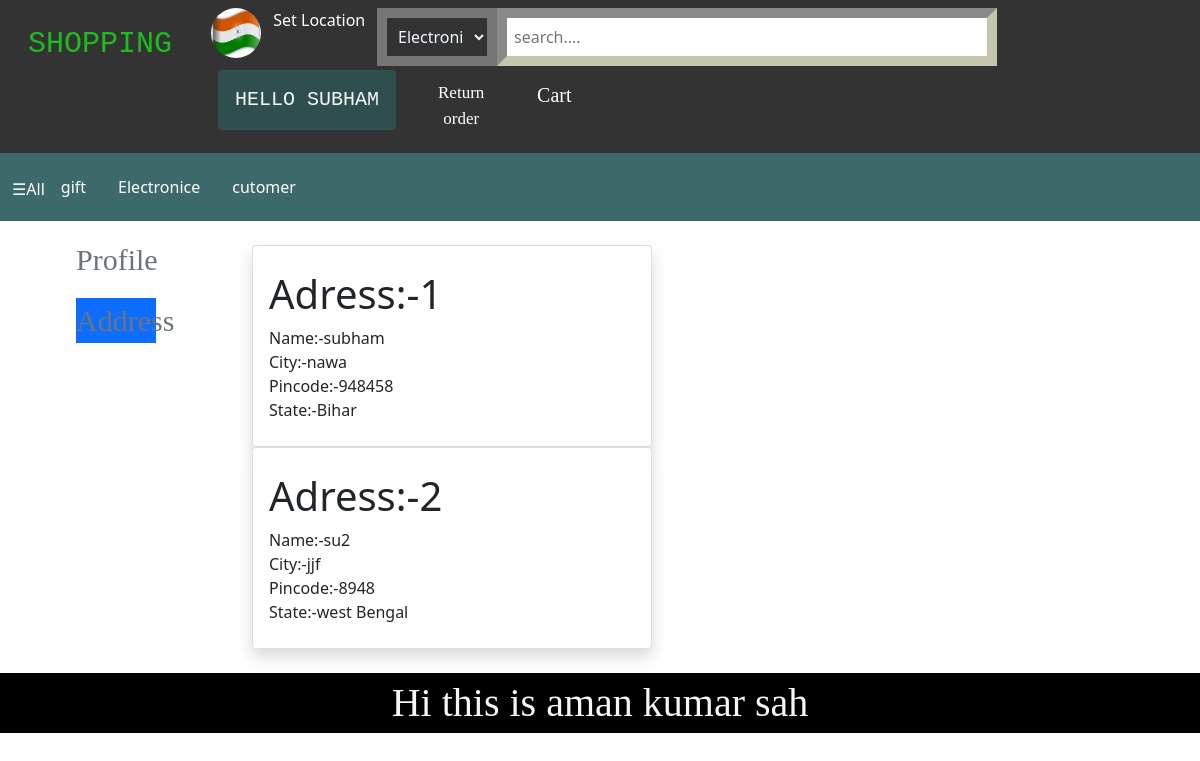
The page /Adress/ (signed in) on the database its author committed.
### enroll/models.py (models this page shows)
class Customer(models.Model):
    user =models.ForeignKey(User, on_delete=models.CASCADE)
    Name=models.CharField(max_length=100)
    City = models.CharField(max_length=100)
    Pin_code=models.IntegerField()
    State = models.CharField(choices=State_choice,max_length=100)

### enroll/views.py (the view)
# urls.py: path('Adress/',views.Adress,name='adress'),
def Adress(request):
    user=request.user
    customer=Customer.objects.filter(user=user)
    return render(request,'enroll/Adress.html',{'customer':customer,'active':'btn-primary'})

### enroll/templates/enroll/Adress.html
{% extends 'enroll/base.html' %}
{% load static %}
{% block content %}
  <div class="container-fluid">
    <div class="row">
      <div class="col-2 my-3 mx-3">
          <div><a class="text-secondary mx-5"style=" font-size:30px;font-family: 'Times New Roman', Times, serif; text-decoration:none; "href="{% url 'profile' %}">Profile</a></div>
          <div class="my-3 mx-5 {{active}}"><a class="text-secondary"style="font-family: 'Times New Roman', Times, serif; font-size:30px;text-decoration:none; " href="#">Address</a></div>
      </div>
      <div class="col-8 my-4">
        {% for cutomer in customer %}
          <div class="card shadow px-3 py-4 mx-2" style="width:400px; float:left;">
              <h1>Adress:-{{forloop.counter}}</h1>
              <span>Name:-{{cutomer.Name}}</span>
              <span>City:-{{cutomer.City}}</span>
              <span>Pincode:-{{cutomer.Pin_code}}</span>
              <span>State:-{{cutomer.State}}</span>
            </div>
              {% endfor %}
      </div>
    </div>
  </div>
{% endblock content %}

### enroll/templates/enroll/nav.html (shortened to what this page needs)
{% load static %}
<ul id="nav">
    <li class="shope"><a href="{% url 'home' %}">Shopping</a></li>
    <li class="flage"><img  src="{% static 'enroll/img/flag.jpg' %}" alt="" srcset=""></li>
    <li id="setlocation" >
        <span  class="text-white"onclick="openpincode()">Set Location</span>
    </li>
    <li id="search">
        <select name="" id="option">
            <option value="">Electronics</option>
        </select>
        <li>
            <input type="text" id="inp" placeholder="search....">
        </li>
    </li>
        <li class="dropdown">
            <span onmouseover="dropdown()" onclick="dropout()"id="dropbtn"  class="btn">hello {{request.user}}</span>
        </li>
    <li id="return"><a href="">Return order</a></li>
    <li id="cart">
        {% if  request.user.is_authenticated %}
            <a href="{% url 'show_cart' %}">Cart</a>
        {% else %}
            <a href="{% url 'login_cart' %}"><i class="fas fa-luggage-cart"></i>Cart</a>
        {% endif %}
    </li>
</ul>
<ul class="nav2" style="background-color: rgb(60, 105, 105);">
    <li style="margin-top:16px;">
        <span id="all" onclick="opennav()" class="text-white" >&#9776;All</span>
    </li>
    <li>
        <a href="">gift</a>
    </li>
    <li>
        <a href="{% url 'elctro' %}">Electronice</a>
    </li>
    <li>
        <a href="">cutomer</a>
    </li>
</ul>

### enroll/static/enroll/css/home.css (style rules this page uses)
* { margin:0px; padding:0px; }
#main { background-color:white; overflow: auto; }
#nav { cursor: pointer; }
ul { list-style-type:none; margin: 0; padding: 8px; overflow: auto; }
li { float: left; }
#nav { background-color: #333; }
.shope a { text-decoration: none; color: rgb(30, 189, 30); text-transform: uppercase; font-size: 30px; font-family: 'Courier New', Courier, serif; }
.flage img { position: relative; height: 50px; width: 50px; border-radius:30px; margin-left: 45%; }
#search { box-sizing: border-box; float: left; display:block; margin-left: 1%; border-style: none; }
#setlocation { position: relative; margin-left: 3%; }
#option { position: relative; width: 120px; padding: 7px; border-width: 10px; box-shadow: yellowgreen; background-color: rgba(51, 51, 51, 0.411); color: aliceblue; }
#inp { width:500px; padding: 7px; border-width: 10px; border-color: rgba(49, 49, 30, 0.459); }
li a, .btn { display: inline-block; color: white; text-align: center; padding: 14px 16px; text-decoration: none; }
.btn { position: relative; background-color: darkslategray; text-transform: uppercase; font-family: 'Courier New', Courier, monospace; color: whitesmoke; font-size: 20px; margin-top: 4px; margin-left: 30px; }
.dropdown { position: relative; }
#return a { position: relative; margin-left: 10%; font-size: 17px; font-family: 'Times New Roman', Times, serif; }
#cart a { position: relative; margin-left: 10%; font-size: 20px; font-family: 'Times New Roman', Times, serif; }
#all { cursor: pointer; }

### rows shown on the page
Customer: Name "subham", City "nawa", Pin_code "948458", State "Bihar"
Customer: Name "su2", City "jjf", Pin_code "8948", State "west Bengal"

### other values the page prints
{{ request.user }} "SUBHAM"
